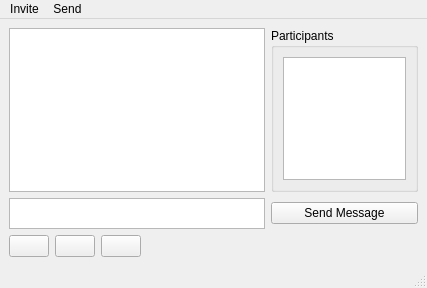
<?xml version="1.0" encoding="UTF-8"?>
<ui version="4.0">
 <class>PersonalMessagePage</class>
 <widget class="QMainWindow" name="PersonalMessagePage">
  <property name="geometry">
   <rect>
    <x>0</x>
    <y>0</y>
    <width>427</width>
    <height>288</height>
   </rect>
  </property>
  <property name="sizePolicy">
   <sizepolicy hsizetype="Expanding" vsizetype="Expanding">
    <horstretch>0</horstretch>
    <verstretch>0</verstretch>
   </sizepolicy>
  </property>
  <property name="windowTitle">
   <string>PD Messages</string>
  </property>
  <property name="toolButtonStyle">
   <enum>Qt::ToolButtonIconOnly</enum>
  </property>
  <widget class="QWidget" name="centralwidget">
   <property name="sizePolicy">
    <sizepolicy hsizetype="Expanding" vsizetype="Expanding">
     <horstretch>0</horstretch>
     <verstretch>0</verstretch>
    </sizepolicy>
   </property>
   <layout class="QGridLayout" name="gridLayout_2">
    <item row="0" column="0">
     <layout class="QHBoxLayout" name="horizontalLayout">
      <item>
       <widget class="QTextEdit" name="message_window">
        <property name="readOnly">
         <bool>true</bool>
        </property>
        <property name="html">
         <string>&lt;!DOCTYPE HTML PUBLIC &quot;-//W3C//DTD HTML 4.0//EN&quot; &quot;http://www.w3.org/TR/REC-html40/strict.dtd&quot;&gt;
&lt;html&gt;&lt;head&gt;&lt;meta name=&quot;qrichtext&quot; content=&quot;1&quot; /&gt;&lt;style type=&quot;text/css&quot;&gt;
p, li { white-space: pre-wrap; }
&lt;/style&gt;&lt;/head&gt;&lt;body style=&quot; font-family:'MS Shell Dlg 2'; font-size:8.25pt; font-weight:400; font-style:normal;&quot;&gt;
&lt;p style=&quot;-qt-paragraph-type:empty; margin-top:0px; margin-bottom:0px; margin-left:0px; margin-right:0px; -qt-block-indent:0; text-indent:0px; font-size:8pt; color:#000000;&quot;&gt;&lt;/p&gt;&lt;/body&gt;&lt;/html&gt;</string>
        </property>
        <property name="textInteractionFlags">
         <set>Qt::NoTextInteraction</set>
        </property>
       </widget>
      </item>
     </layout>
    </item>
    <item row="1" column="0">
     <widget class="QTextEdit" name="message_text_edit">
      <property name="sizePolicy">
       <sizepolicy hsizetype="MinimumExpanding" vsizetype="Minimum">
        <horstretch>0</horstretch>
        <verstretch>0</verstretch>
       </sizepolicy>
      </property>
      <property name="minimumSize">
       <size>
        <width>0</width>
        <height>25</height>
       </size>
      </property>
      <property name="maximumSize">
       <size>
        <width>16777215</width>
        <height>100</height>
       </size>
      </property>
      <property name="baseSize">
       <size>
        <width>0</width>
        <height>0</height>
       </size>
      </property>
      <property name="html">
       <string>&lt;!DOCTYPE HTML PUBLIC &quot;-//W3C//DTD HTML 4.0//EN&quot; &quot;http://www.w3.org/TR/REC-html40/strict.dtd&quot;&gt;
&lt;html&gt;&lt;head&gt;&lt;meta name=&quot;qrichtext&quot; content=&quot;1&quot; /&gt;&lt;style type=&quot;text/css&quot;&gt;
p, li { white-space: pre-wrap; }
&lt;/style&gt;&lt;/head&gt;&lt;body style=&quot; font-family:'MS Shell Dlg 2'; font-size:8.25pt; font-weight:400; font-style:normal;&quot;&gt;
&lt;p style=&quot;-qt-paragraph-type:empty; margin-top:0px; margin-bottom:0px; margin-left:0px; margin-right:0px; -qt-block-indent:0; text-indent:0px; font-size:8pt; color:#000000;&quot;&gt;&lt;/p&gt;&lt;/body&gt;&lt;/html&gt;</string>
      </property>
     </widget>
    </item>
    <item row="1" column="1">
     <widget class="QPushButton" name="send_message_btn">
      <property name="sizePolicy">
       <sizepolicy hsizetype="Preferred" vsizetype="Fixed">
        <horstretch>0</horstretch>
        <verstretch>0</verstretch>
       </sizepolicy>
      </property>
      <property name="text">
       <string>Send Message</string>
      </property>
     </widget>
    </item>
    <item row="0" column="1">
     <widget class="QGroupBox" name="groupBox">
      <property name="sizePolicy">
       <sizepolicy hsizetype="Preferred" vsizetype="Preferred">
        <horstretch>0</horstretch>
        <verstretch>0</verstretch>
       </sizepolicy>
      </property>
      <property name="maximumSize">
       <size>
        <width>200</width>
        <height>16777215</height>
       </size>
      </property>
      <property name="title">
       <string>Participants</string>
      </property>
      <layout class="QGridLayout" name="gridLayout">
       <item row="0" column="0">
        <widget class="QListWidget" name="partListWidget">
         <property name="sizePolicy">
          <sizepolicy hsizetype="Preferred" vsizetype="Preferred">
           <horstretch>0</horstretch>
           <verstretch>0</verstretch>
          </sizepolicy>
         </property>
        </widget>
       </item>
      </layout>
      <widget class="QLabel" name="username_lbl">
       <property name="geometry">
        <rect>
         <x>10</x>
         <y>20</y>
         <width>46</width>
         <height>13</height>
        </rect>
       </property>
       <property name="text">
        <string/>
       </property>
      </widget>
     </widget>
    </item>
    <item row="2" column="0">
     <layout class="QHBoxLayout" name="horizontalLayout_2">
      <item>
       <widget class="QPushButton" name="smilyButton">
        <property name="text">
         <string/>
        </property>
        <property name="icon">
         <iconset resource="../resources/resources.qrc">
          <normaloff>:/icons/32/32/smily-select.png</normaloff>:/icons/32/32/smily-select.png</iconset>
        </property>
        <property name="iconSize">
         <size>
          <width>32</width>
          <height>16</height>
         </size>
        </property>
        <property name="flat">
         <bool>false</bool>
        </property>
       </widget>
      </item>
      <item>
       <widget class="QPushButton" name="textButton">
        <property name="text">
         <string/>
        </property>
        <property name="icon">
         <iconset resource="../resources/resources.qrc">
          <normaloff>:/icons/32/32/text-select.png</normaloff>:/icons/32/32/text-select.png</iconset>
        </property>
        <property name="iconSize">
         <size>
          <width>20</width>
          <height>16</height>
         </size>
        </property>
        <property name="flat">
         <bool>false</bool>
        </property>
       </widget>
      </item>
      <item>
       <widget class="QPushButton" name="colorButton">
        <property name="text">
         <string/>
        </property>
        <property name="icon">
         <iconset resource="../resources/resources.qrc">
          <normaloff>:/icons/32/32/Color Picker_32.png</normaloff>:/icons/32/32/Color Picker_32.png</iconset>
        </property>
        <property name="iconSize">
         <size>
          <width>16</width>
          <height>16</height>
         </size>
        </property>
       </widget>
      </item>
      <item>
       <spacer name="horizontalSpacer">
        <property name="orientation">
         <enum>Qt::Horizontal</enum>
        </property>
        <property name="sizeHint" stdset="0">
         <size>
          <width>40</width>
          <height>20</height>
         </size>
        </property>
       </spacer>
      </item>
     </layout>
    </item>
   </layout>
  </widget>
  <widget class="QMenuBar" name="menubar">
   <property name="geometry">
    <rect>
     <x>0</x>
     <y>0</y>
     <width>427</width>
     <height>21</height>
    </rect>
   </property>
   <widget class="QMenu" name="menuTest">
    <property name="title">
     <string>Invite</string>
    </property>
    <addaction name="actionInvite"/>
   </widget>
   <widget class="QMenu" name="actionSendFile">
    <property name="title">
     <string>Send</string>
    </property>
    <addaction name="actionSend_File"/>
   </widget>
   <addaction name="menuTest"/>
   <addaction name="actionSendFile"/>
  </widget>
  <widget class="QStatusBar" name="statusbar"/>
  <action name="actionInvite">
   <property name="text">
    <string>Invite</string>
   </property>
  </action>
  <action name="actionSend_File">
   <property name="text">
    <string>Send File</string>
   </property>
  </action>
 </widget>
 <resources>
  <include location="../resources/resources.qrc"/>
 </resources>
 <connections/>
</ui>
